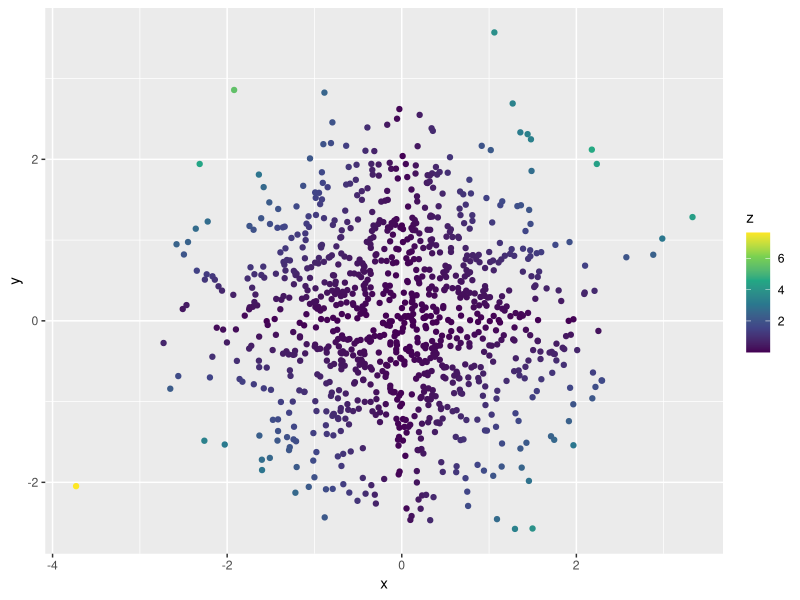
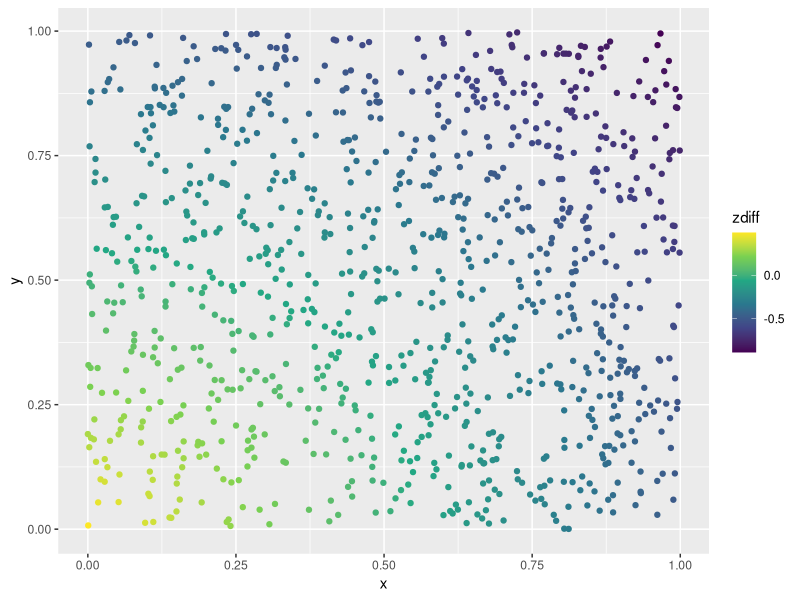
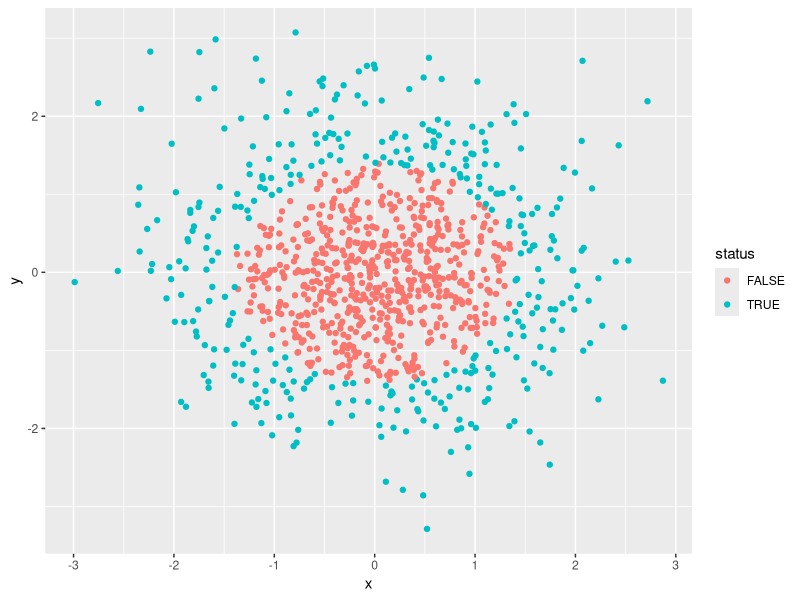
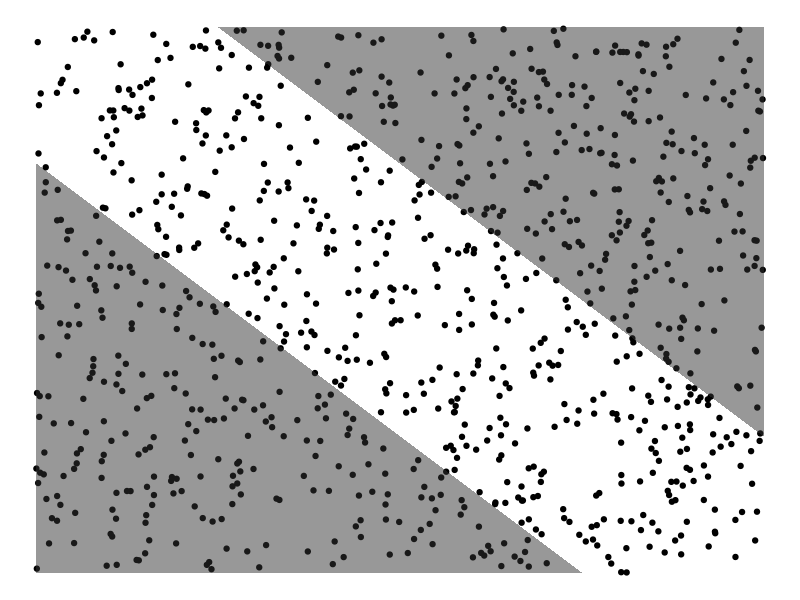

Write the R code that produced these figures, in order. (Note: this script raises an error after producing the figures.)
## ---- chunk 1
library(tidyverse)
## ---- chunk 2
n <- 1000
## ---- chunk 3

d <- tibble(
  x = rnorm(n, mean = 0, sd = 1),
  y = rnorm(n, mean = 0, sd = 1),
  e = rnorm(n, mean = 0, sd = 0.3),
  z = abs(x) * abs(y))
## ---- chunk 4
ggplot(d) +
  aes(x = x,
      y = y,
      color = z) +
  geom_point() +
  scale_color_viridis_c()
## ---- chunk 5
d2 <- tibble(
  x = runif(n),
  y = runif(n),
  e = rnorm(n, mean = 0, sd = 0.3),
  z = abs(x) * abs(y),
  z2 = sqrt(x^2 + y^2),
  zdiff = 0.5 - z2
)
## ---- chunk 6
ggplot(d2) +
  aes(x = x,
      y = y,
      color = zdiff) +
  geom_point() +
  scale_color_viridis_c()
## ---- chunk 7
d3 <- tibble(
  x = rnorm(n),
  y = rnorm(n),
  e = rnorm(n, sd = 0.3),
  z = 0.5*x - 0.5*y + e
)
## ---- chunk 8
d3 <-
  d3 %>% 
  mutate(status = case_when(
    sqrt(x^2 + y^2) > 1.4 ~ TRUE,
    TRUE ~ FALSE
  ))
## ---- chunk 9
d3 %>% 
  ggplot() +
  aes(x  = x,
      y = y,
      color = status) +
  geom_point()
## ---- chunk 10
polygon_df <- tibble(
  x = c(0, 0, 0.75),
  y = c(0, 0.75, 0)
)
polygon_df2 <- tibble(
  x = c(0.25, 1, 1),
  y = c(1, 1, .25)
)

## ---- chunk 11
ggplot(d2) +
  aes(x = x,
      y = y) +
  geom_point() +
  scale_color_viridis_c() +
  geom_polygon(data = polygon_df, alpha = .5) +
  geom_polygon(data = polygon_df2, alpha = .5) +
  theme_void()
  
## ---- chunk 12
myf <- function(x) -x+0.75

myf2 <- function(x) -x + 1.25
## ---- chunk 13
d2 <- tibble(
  x = runif(n),
  y = runif(n),
  status = case_when(
    y > myf(x) & y < myf2(x) ~ TRUE,
    TRUE ~ FALSE
  )
)
## ---- chunk 14
library("ggthemes")
## ---- chunk 15
d2 %>% 
  rename(dated)
  ggplot() +
  aes(x  = x,
      y = y,
      color = status) +
  geom_point() +
  scale_color_manual(values = c("grey80", "black")) +
  theme_bw() +
  labs(x = "Looks",
       y = "Talent") +
    theme(legend.position = "bottom",
          axis.text = element_blank())
## ---- chunk 16
d2 %>% 
  ggplot() +
  aes(x  = x,
      y = y) +
  geom_point() +
 # scale_color_manual(values = c("grey80", "black")) +
  theme_bw() +
  labs(x = "Looks",
       y = "Talent") +
    theme(legend.position = "bottom",
          axis.text = element_blank())
